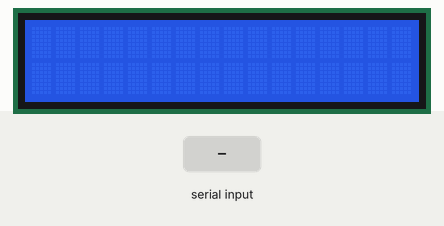
The sketch below on a simulated Arduino Uno, built with avr-gcc and run on an emulated ATmega328P. On the bench: 16×2 character LCD. The test bench sets the inputs (shaded band).

Above: at 1.2 s.
1.3 s: "1" received over Serial
At 2.4 s:
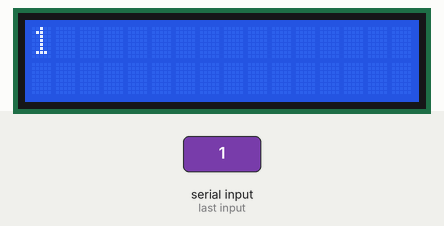
2.9 s: "0" received over Serial
At 3.6 s:
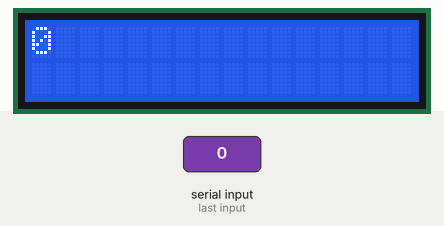
4.5 s: "2" received over Serial
At 6.0 s:
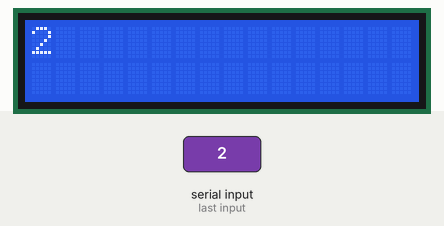
Timing chart, 0 to 7.5 s (numbered marks = the images above; inputs shaded):
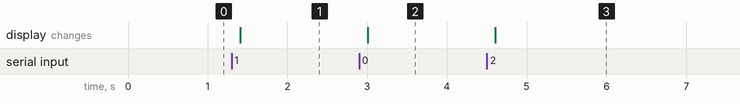

The sketch:

LCD_display.ino
```cpp
#include<Wire.h>
#include<LiquidCrystal_I2C.h>
LiquidCrystal_I2C lcd(0x27, 16,2);

void setup() {
  // put your setup code here, to run once:
  lcd.init();
  lcd.backlight();
  Serial.begin(9600);
}

void loop() {
  // put your main code here, to run repeatedly:
  if(Serial.available()){
    delay(100);

    lcd.clear();

    String szTemp;
    while(Serial.available()>0){
      char cRead=Serial.read();
      szTemp += cRead;
      }
      if(szTemp){
        lcd.print(szTemp);
      }
    }
}
```

Measured:
- after the input at 1.3 s, the display: changes after 0.11 s (image 1)
- after the input at 2.9 s, the display: changes after 0.11 s (image 2)
- after the input at 4.5 s, the display: changes after 0.11 s (image 3)
